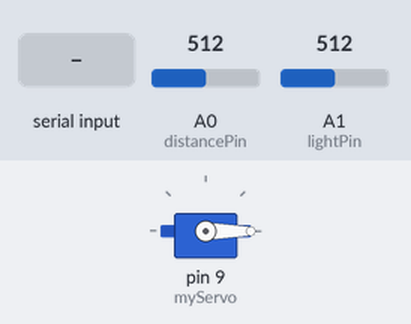
The sketch below on a simulated Arduino Uno, built with avr-gcc and run on an emulated ATmega328P. Parts: servo. Inputs (shaded band) come from the test bench; at power-on: A0 (distancePin) = 512, A1 (lightPin) = 512. What the sketch prints to the serial monitor is not drawn.

Above: at 1.4 s.
1.5 s: "30,150\n" received over Serial
3.1 s: "1\n" received over Serial
Timing chart, 0 to 6.1 s (numbered marks = the images above; inputs shaded):
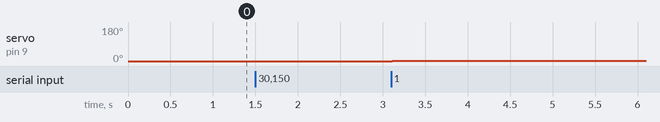

Measured:
- after the input at 1.5 s, every drawn part: stays the same
- after the input at 3.1 s, servo on pin 9 (myServo): 0° → 1° at once

The sketch:

Distance.ino
```cpp
#include<Servo.h>
Servo myServo;
int distancePin = A0;
int pos=0;
int lightPin = A1;
void setup()
{
myServo.attach(9);
Serial.begin(9600);
myServo.write(0);
delay(200);
}
int control=-10;
void loop()
{
pos = 0;
int go=0;
while(pos<170)
{
  if(Serial.available()>0){
    go = Serial.read() -48;
}
  if(go==1)
  {
  myServo.write(pos);
  int val = analogRead(distancePin);
  Serial.println(control);
  Serial.println((1024 - val)/4, DEC);
  Serial.println(control);
  Serial.println(pos, DEC);
  Serial.println(control);
  int light=analogRead(lightPin);
  Serial.println(light/4, DEC);
  pos ++;
  go=0;
  }
   delay(30);
}

pos = 170;
go=0;
while(pos >=0 )
{
  if(Serial.available()>0)
    go = Serial.read() - 48;
  if(go==1)
  {
  myServo.write(pos);
  int val = analogRead(distancePin);
  Serial.println(control);
  Serial.println((1024 - val)/4, DEC);
  Serial.println(control);
  Serial.println(pos, DEC);
  Serial.println(control);
  int light=analogRead(lightPin);
  Serial.println(light/4, DEC);
  go = 0;
  pos --;
  }
  delay(30);
}
}
```
